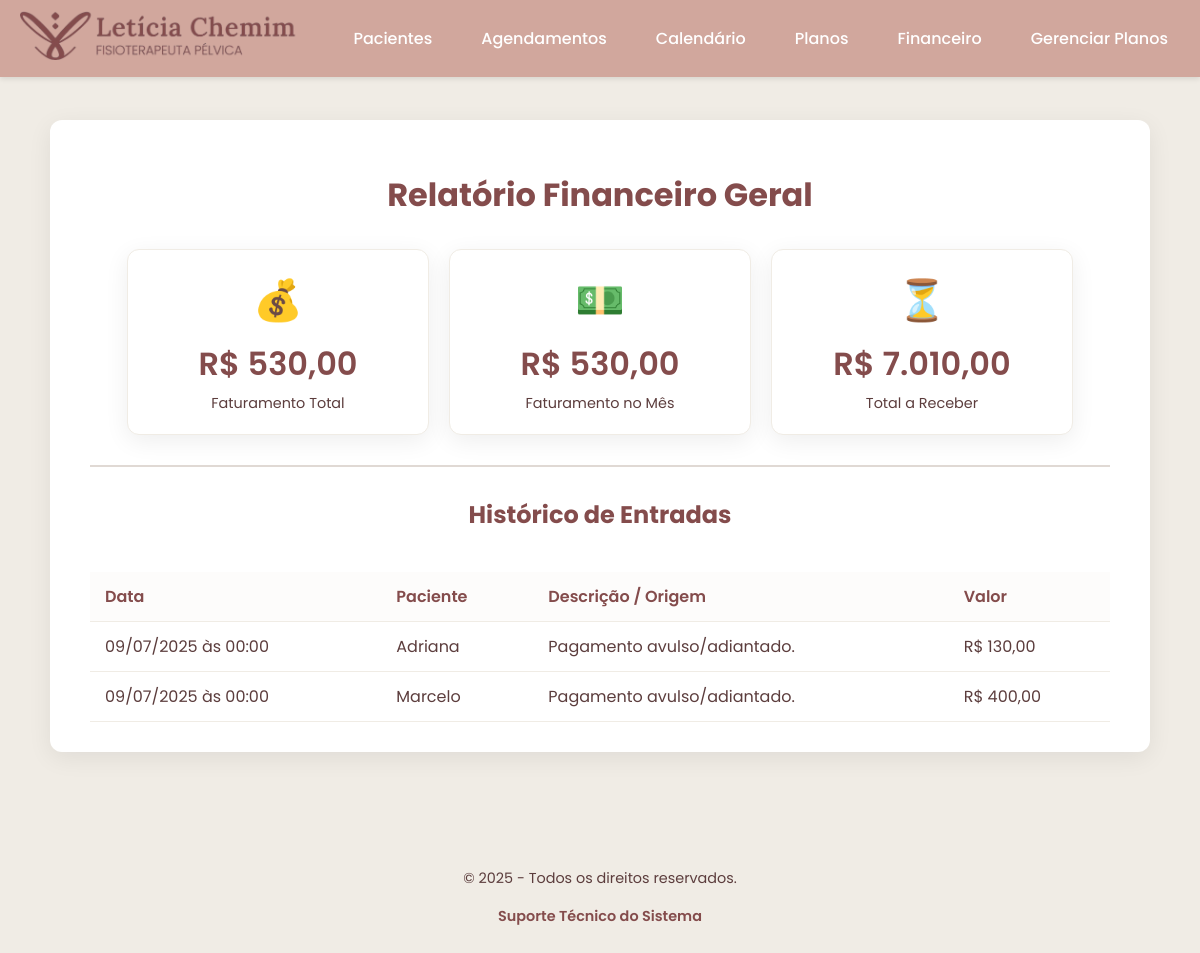
Before: /ganhos with the older database file.
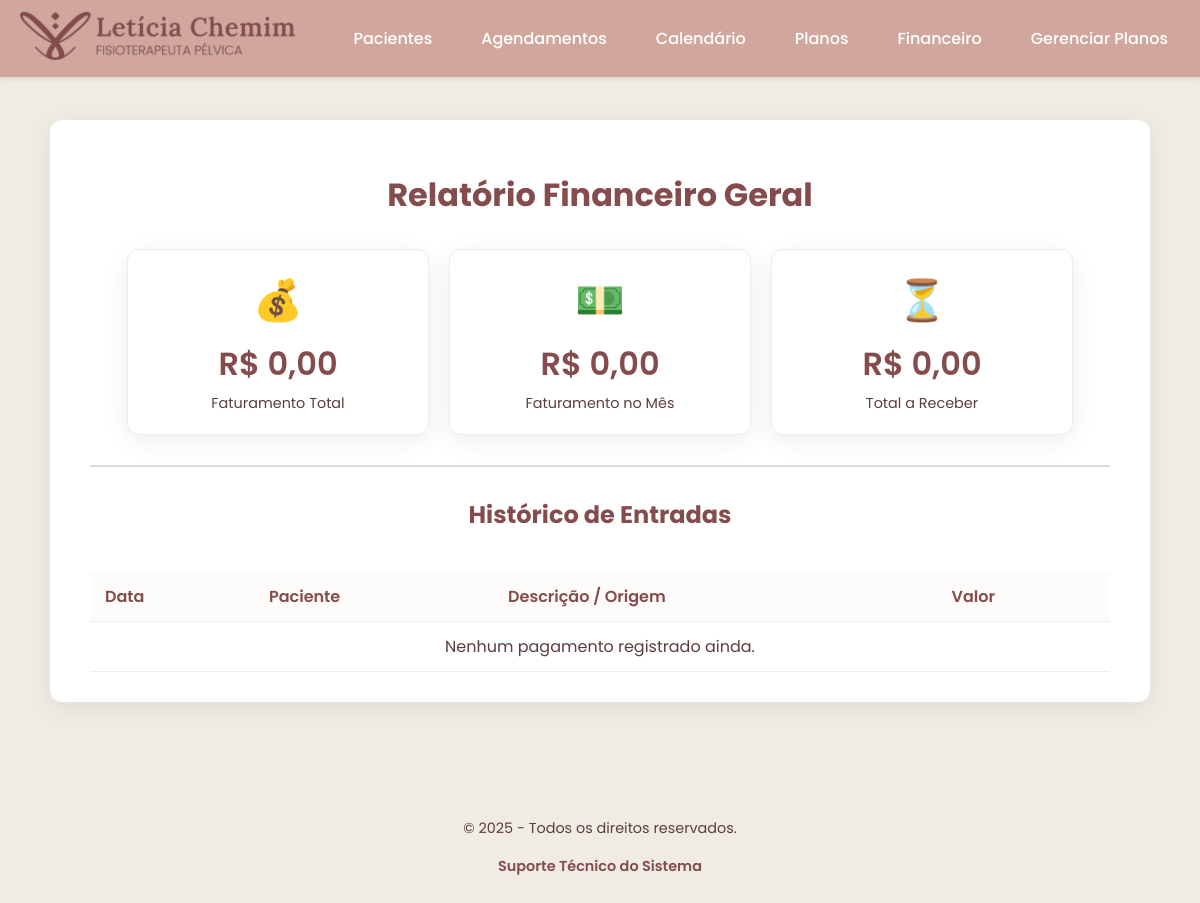
After: the same page with the newer database file.
### tables this page shows
CREATE TABLE pagamentos (
        id INTEGER PRIMARY KEY AUTOINCREMENT,
        paciente_id INTEGER NOT NULL,
        data_pagamento TEXT NOT NULL,
        valor REAL NOT NULL,
        anotacoes TEXT,
        FOREIGN KEY (paciente_id) REFERENCES pacientes (id) ON DELETE CASCADE
    );

CREATE TABLE pacientes (
        id INTEGER PRIMARY KEY AUTOINCREMENT,
        nome TEXT NOT NULL,
        data_nascimento TEXT NOT NULL,
        email TEXT NOT NULL,
        telefone TEXT NOT NULL,
        endereco TEXT,
        plano_id INTEGER,
        data_cadastro TIMESTAMP DEFAULT CURRENT_TIMESTAMP,
        FOREIGN KEY (plano_id) REFERENCES planos (id)
    );

### app.py (the view)
@app.route('/ganhos')
def ganhos():
    db = get_db()
    ganho_sessoes = db.execute("SELECT SUM(valor) FROM sessoes WHERE status_pagamento LIKE 'Pago%'").fetchone()[0] or 0.0
    ganho_avulsos = db.execute("SELECT SUM(valor) FROM pagamentos").fetchone()[0] or 0.0
    ganho_total = ganho_sessoes + ganho_avulsos
    mes_atual = date.today().strftime('%Y-%m')
    ganho_mes_sessoes = db.execute("SELECT SUM(valor) FROM sessoes WHERE status_pagamento LIKE 'Pago%' AND strftime('%Y-%m', data_sessao) = ?", (mes_atual,)).fetchone()[0] or 0.0
    ganho_mes_avulsos = db.execute("SELECT SUM(valor) FROM pagamentos WHERE strftime('%Y-%m', data_pagamento) = ?", (mes_atual,)).fetchone()[0] or 0.0
    ganho_mes = ganho_mes_sessoes + ganho_mes_avulsos
    total_planos = db.execute("SELECT SUM(pl.valor_total) FROM pacientes p JOIN planos pl ON p.plano_id = pl.id").fetchone()[0] or 0.0
    total_pendente = total_planos - ganho_total
    pagamentos_sessoes = db.execute("""
        SELECT s.data_sessao as data, p.nome as paciente_nome, s.valor, 'Pagamento em Sessão' as tipo
        FROM sessoes s JOIN pacientes p ON s.paciente_id = p.id
        WHERE s.status_pagamento LIKE 'Pago%' AND s.valor IS NOT NULL
    """).fetchall()
    pagamentos_avulsos_hist = db.execute("""
        SELECT pg.data_pagamento as data, p.nome as paciente_nome, pg.valor, pg.anotacoes as tipo
        FROM pagamentos pg JOIN pacientes p ON pg.paciente_id = p.id
    """).fetchall()
    historico_pagamentos = [dict(p) for p in pagamentos_sessoes] + [dict(p) for p in pagamentos_avulsos_hist]
    historico_pagamentos.sort(key=lambda x: x['data'], reverse=True)
    return render_template('ganhos.html',
                           ganho_total=ganho_total,
                           ganho_mes=ganho_mes,
                           total_pendente=total_pendente,
                           historico=historico_pagamentos)

### app.py (called while the page is built)
@app.context_processor
def inject_year():
    return {'current_year': datetime.now().year}

def get_db():
    db = getattr(g, '_database', None)
    if db is None:
        db = g._database = sqlite3.connect(DATABASE)
        db.row_factory = sqlite3.Row
    return db

@app.teardown_appcontext
def close_connection(exception):
    db = getattr(g, '_database', None)
    if db is not None:
        db.close()

@app.template_filter('brl')
def format_currency(value):
    if value is None:
        value = 0.0
    return f"R$ {value:,.2f}".replace(",", "X").replace(".", ",").replace("X", ".")

@app.template_filter('format_datetime')
def format_datetime_filter(value):
    if value:
        try:
            dt_obj = datetime.fromisoformat(value)
            return dt_obj.strftime('%d/%m/%Y às %H:%M')
        except ValueError:
            return value
    return ''

### templates/ganhos.html (shortened to what this page needs)
{% extends "base.html" %}
{% block content %}
<div class="container-large">
    <h1>Relatório Financeiro Geral</h1>
    <div class="dashboard-menu">
        <div class="menu-card-static">
            <div class="card-icon">💰</div>
            <div class="card-title">{{ ganho_total|brl }}</div>
            <div class="card-description">Faturamento Total</div>
        </div>
        <div class="menu-card-static">
            <div class="card-icon">💵</div>
            <div class="card-title">{{ ganho_mes|brl }}</div>
            <div class="card-description">Faturamento no Mês</div>
        </div>
        <div class="menu-card-static">
            <div class="card-icon">⏳</div>
            <div class="card-title">{{ total_pendente|brl }}</div>
            <div class="card-description">Total a Receber</div>
        </div>
    </div>
    <hr>
    <h2>Histórico de Entradas</h2>
    <div class="table-wrapper">
        <table>
            <thead>
                <tr>
                    <th>Data</th>
                    <th>Paciente</th>
                    <th>Descrição / Origem</th>
                    <th>Valor</th>
                </tr>
            </thead>
            <tbody>
                {% for item in historico %}
                <tr>
                    <td>{{ item.data | format_datetime }}</td>
                    <td>{{ item.paciente_nome }}</td>
                    <td>{{ item.tipo }}</td>
                    <td>{{ item.valor | brl }}</td>
                </tr>
                {% else %}
                <tr>
                    <td colspan="4" style="text-align: center;">Nenhum pagamento registrado ainda.</td>
                </tr>
                {% endfor %}
            </tbody>
        </table>
    </div>
</div>
{% endblock %}

Changed rows visible on the page:
removed pagamentos: data "09/07/2025 às 00:00", paciente_nome "Adriana", tipo "Pagamento avulso/adiantado.", valor|brl "R$ 130,00"
removed pagamentos: data "09/07/2025 às 00:00", paciente_nome "Marcelo", tipo "Pagamento avulso/adiantado.", valor|brl "R$ 400,00"
Other visible differences:
{{ ganho_total|brl }}: "R$ 530,00" → "R$ 0,00"
{{ ganho_mes|brl }}: "R$ 530,00" → "R$ 0,00"
{{ total_pendente|brl }}: "R$ 7.010,00" → "R$ 0,00"
text now shown: "Nenhum pagamento registrado ainda."
